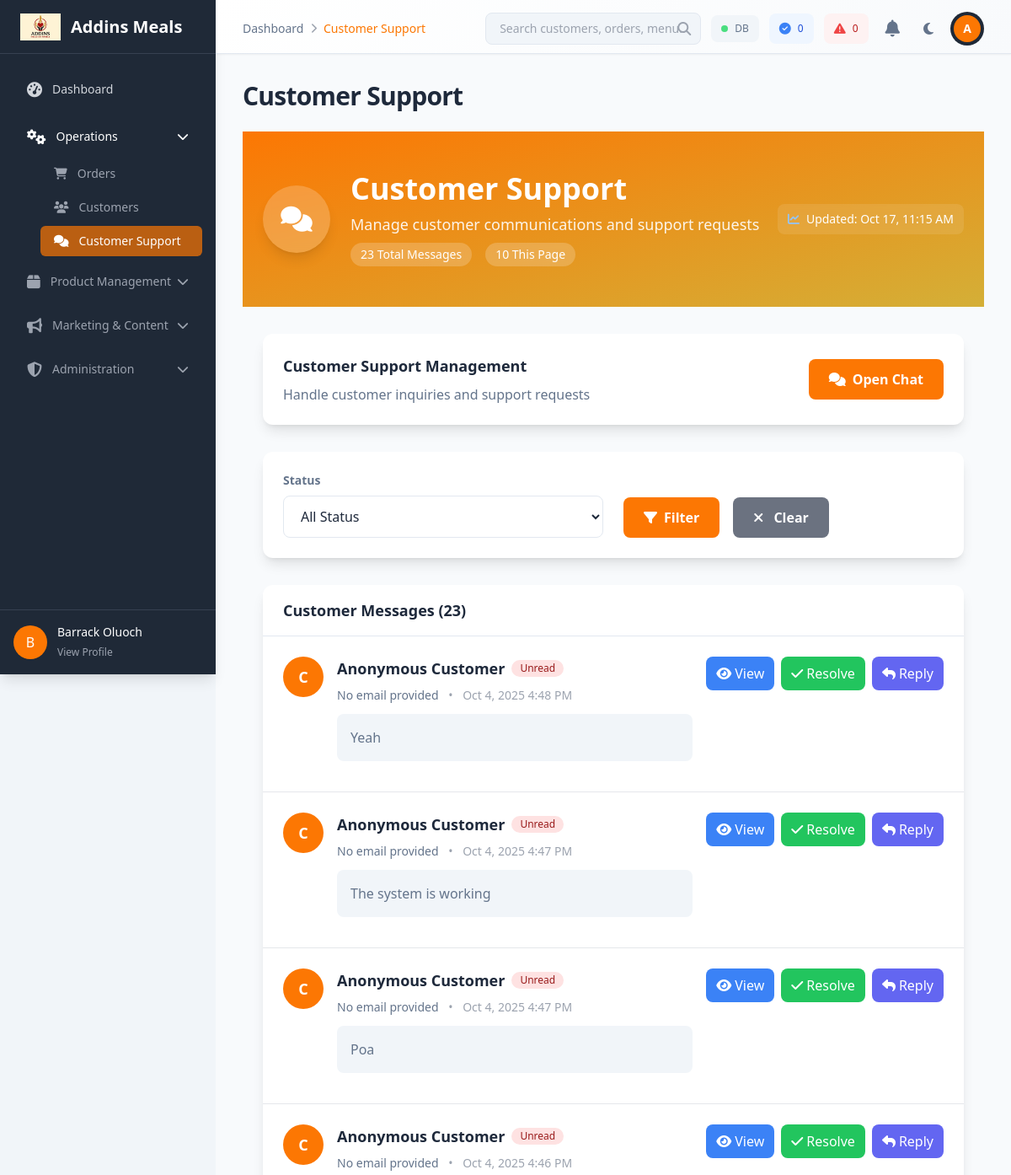
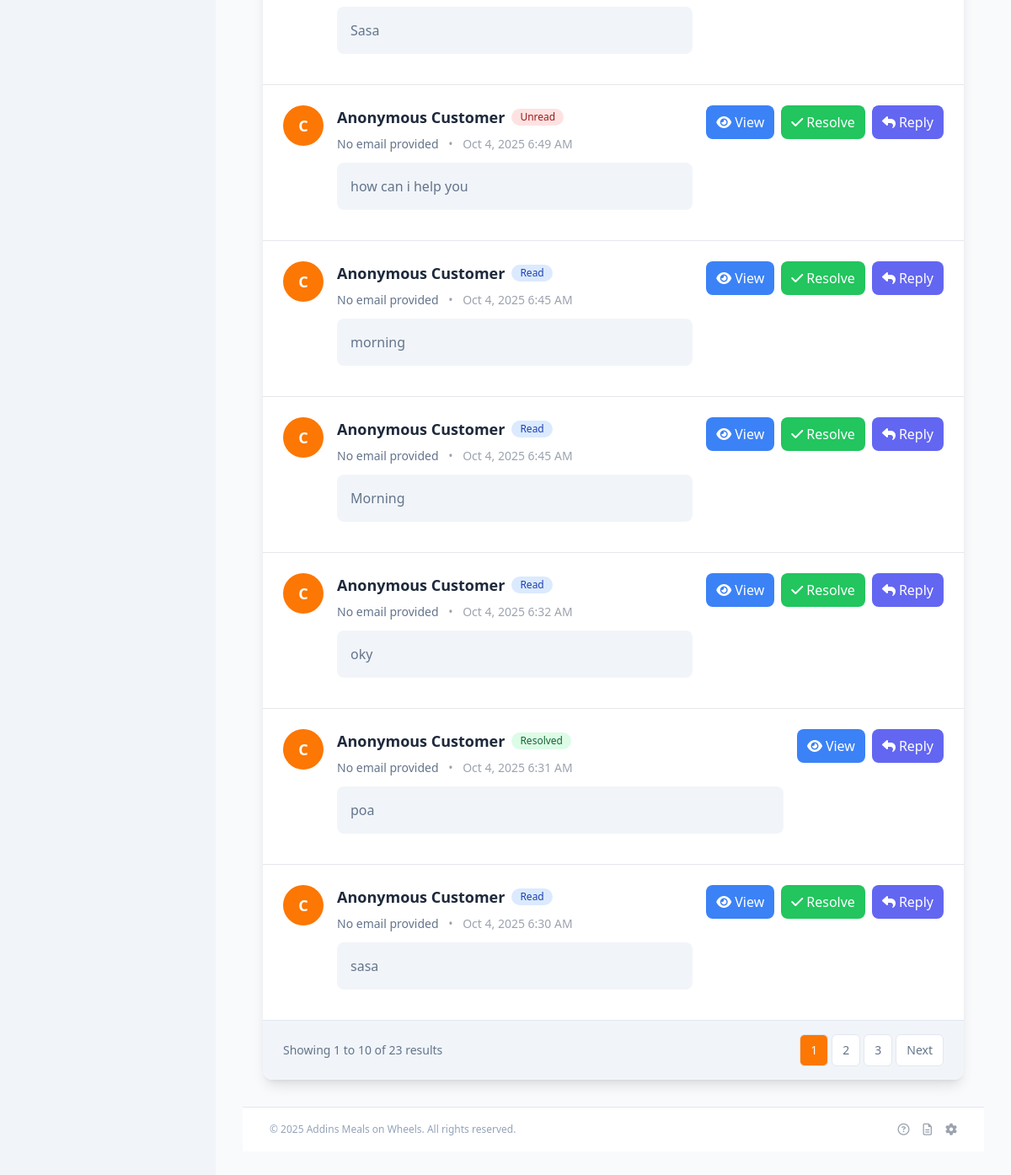
/admin/customer_support.php (signed in), run on an earlier commit of the app's database (2 pictures, top to bottom).
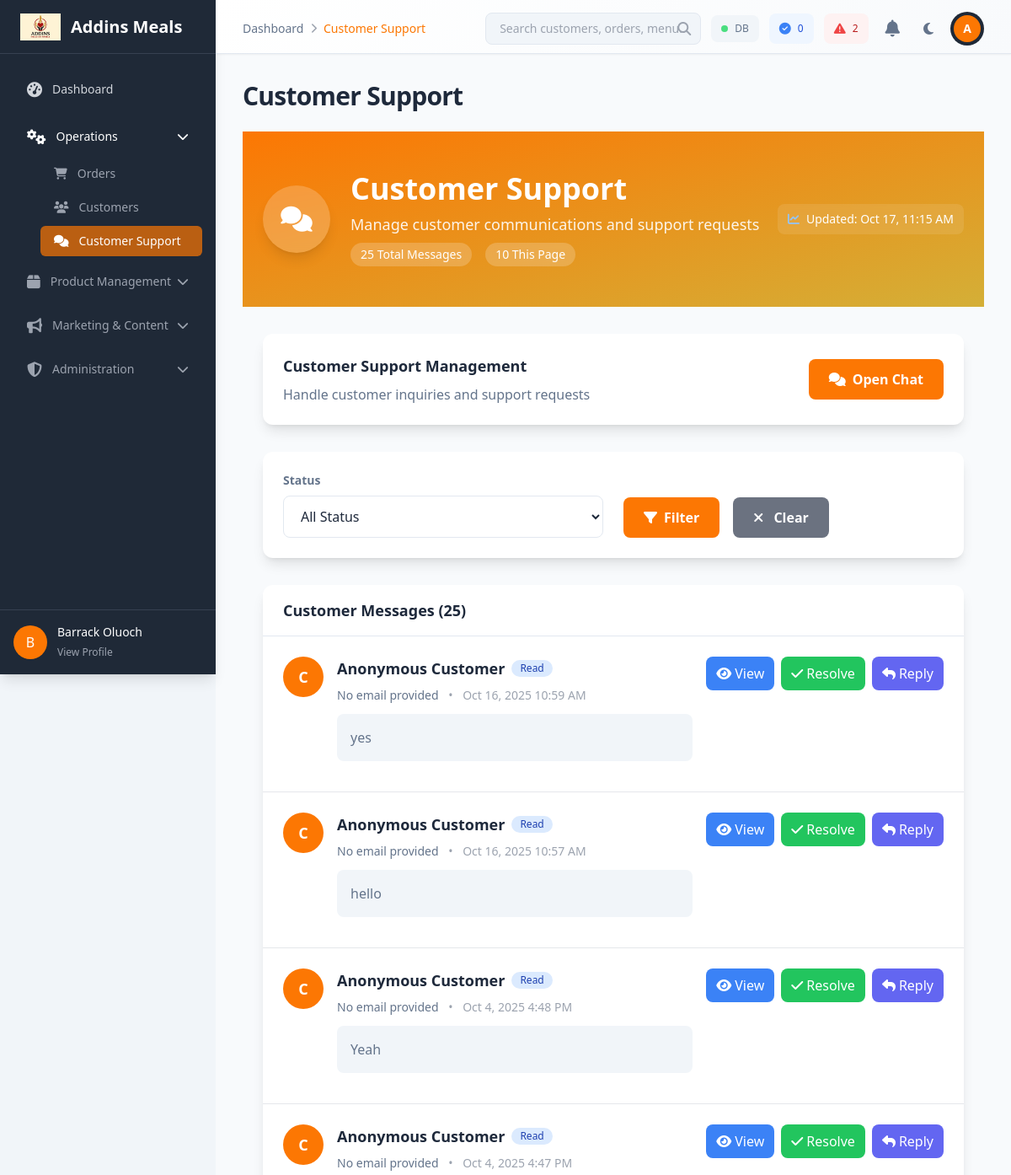
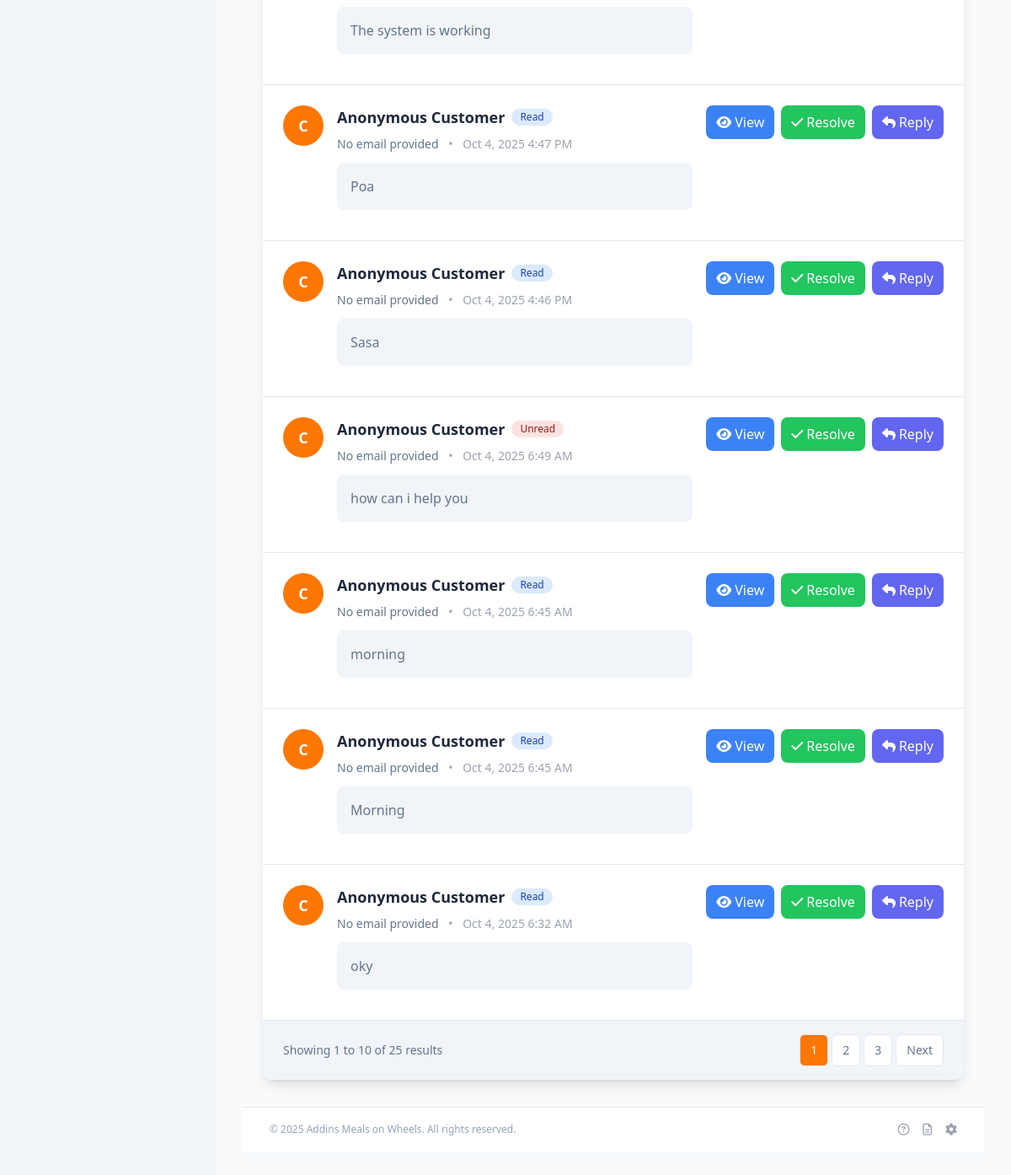
And on a later commit of the database (2 pictures, top to bottom).
### tables this page shows
CREATE TABLE `customer_messages` (
  `id` int(11) NOT NULL,
  `customer_id` int(11) DEFAULT NULL,
  `customer_name` varchar(100) NOT NULL,
  `customer_email` varchar(100) NOT NULL,
  `subject` varchar(200) DEFAULT NULL,
  `message` text NOT NULL,
  `status` enum('unread','read','replied','resolved') DEFAULT 'unread',
  `response` text DEFAULT NULL,
  `admin_id` int(11) DEFAULT NULL,
  `created_at` timestamp NOT NULL DEFAULT current_timestamp(),
  `updated_at` timestamp NOT NULL DEFAULT current_timestamp() ON UPDATE current_timestamp()
);

### admin/includes/functions.php (called while the page is built, shortened)
<?php
function getCount($pdo, $table, $where = '') {
    try {
        $sql = "SELECT COUNT(*) as count FROM `$table`";
        if (!empty($where)) {
            $sql .= " WHERE $where";
        }
        $stmt = $pdo->query($sql);
        return (int)$stmt->fetch(PDO::FETCH_ASSOC)['count'];
    } catch (PDOException $e) {
        error_log("Error in getCount: " . $e->getMessage());
        return 0;
    }
}

### admin/customer_support.php (the view, shortened to what the changed rows need)
<?php
require_once __DIR__ . '/../admin/includes/config.php';
require_once __DIR__ . '/includes/functions.php';
$status_filter = $_GET['status'] ?? '';
$page = isset($_GET['page']) ? (int)$_GET['page'] : 1;
$per_page = 10;
$offset = ($page - 1) * $per_page;
$where_conditions = [];
$params = [];
$where_clause = !empty($where_conditions) ? 'WHERE ' . implode(' AND ', $where_conditions) : '';
$total_sql = "SELECT COUNT(*) as count FROM customer_messages $where_clause";
$total_stmt = $pdo->prepare($total_sql);
$total_stmt->execute($params);
$total_messages = (int)$total_stmt->fetch(PDO::FETCH_ASSOC)['count'];
$sql = "SELECT cm.*, u.name as customer_name, u.email as customer_email
        FROM customer_messages cm
        LEFT JOIN users u ON cm.customer_id = u.id
        $where_clause
        ORDER BY cm.created_at DESC
        LIMIT $offset, $per_page";
$stmt = $pdo->prepare($sql);
$stmt->execute($params);
$messages = $stmt->fetchAll(PDO::FETCH_ASSOC);
$total_pages = ceil($total_messages / $per_page);
$page_title = 'Customer Support';
require_once 'includes/header.php';
?>
<div class="bg-gradient-to-br from-primary via-primary-dark to-secondary text-white">
    <div class="container mx-auto px-6 py-12">
        <div class="flex flex-col lg:flex-row lg:items-center lg:justify-between">
            <div class="flex items-center space-x-6">
                <div>
                    <h1 class="text-3xl md:text-4xl font-bold mb-2">Customer Support</h1>
                    <div class="flex items-center space-x-4">
                        <span class="px-3 py-1 bg-white/20 backdrop-blur-sm rounded-full text-sm font-medium">
                            <?php echo $total_messages; ?> Total Messages
                        </span>
                        <span class="px-3 py-1 bg-white/20 backdrop-blur-sm rounded-full text-sm font-medium">
                            <?php echo count($messages); ?> This Page
                        </span>
                    </div>
                </div>
            </div>
        </div>
    </div>
</div>
<div class="container mx-auto px-6 py-8">
    <div class="bg-white rounded-xl shadow-lg overflow-hidden">
        <div class="px-6 py-4 border-b border-gray-200">
            <h2 class="text-lg font-semibold text-gray-900">Customer Messages (<?php echo $total_messages; ?>)</h2>
        </div>
        <?php if (empty($messages)): ?>
            <div class="p-12 text-center">
                <i class="fas fa-comments text-4xl text-gray-400 mb-4"></i>
                <h3 class="text-lg font-medium text-gray-900 mb-2">No messages found</h3>
                <p class="text-gray-500 mb-4">No customer messages match your current filters.</p>
                <a href="../chat.php" class="bg-primary hover:bg-primary-dark text-white px-6 py-3 rounded-lg font-semibold transition-colors duration-200 flex items-center mx-auto w-fit">
                    <i class="fas fa-comments mr-2"></i>
                    Start Chat
                </a>
            </div>
        <?php else: ?>
            <div class="divide-y divide-gray-200">
                <?php foreach ($messages as $message): ?>
                    <div class="p-6 hover:bg-gray-50 transition-colors duration-200">
                        <div class="flex items-start justify-between">
                            <div class="flex items-start space-x-4 flex-1">
                                <div class="flex-shrink-0">
                                    <div class="h-12 w-12 rounded-full bg-primary flex items-center justify-center text-white font-semibold text-lg">
                                        <?php echo strtoupper(substr($message['customer_name'] ?? 'C', 0, 1)); ?>
                                    </div>
                                </div>
                                <div class="flex-1 min-w-0">
                                    <div class="flex items-center space-x-2 mb-2">
                                        <h3 class="text-lg font-semibold text-gray-900">
                                            <?php echo htmlspecialchars($message['customer_name'] ?? 'Anonymous Customer'); ?>
                                        </h3>
                                        <span class="px-2.5 py-0.5 rounded-full text-xs font-medium <?php echo getMessageStatusBadgeClass($message['status']); ?>">
                                            <?php echo ucfirst($message['status'] ?? 'unread'); ?>
                                        </span>
                                    </div>
                                    <div class="text-sm text-gray-600 mb-3">
                                        <span class="font-medium"><?php echo htmlspecialchars($message['customer_email'] ?? 'No email provided'); ?></span>
                                        <span class="text-gray-400 mx-2">•</span>
                                        <span class="text-gray-400">
                                            <?php echo date('M j, Y g:i A', strtotime($message['created_at'])); ?>
                                        </span>
                                    </div>
                                    <div class="bg-gray-50 rounded-lg p-4 mb-3">
                                        <p class="text-gray-700 line-clamp-3">
                                            <?php echo htmlspecialchars(substr($message['message'] ?? '', 0, 200) . (strlen($message['message'] ?? '') > 200 ? '...' : '')); ?>
                                        </p>
                                    </div>
                                </div>
                            </div>
                            <div class="flex items-center space-x-2 ml-4">
                                <button onclick="viewMessage(<?php echo $message['id']; ?>)"
                                   class="bg-blue-500 hover:bg-blue-600 text-white px-3 py-2 rounded-lg font-medium transition-colors duration-200 flex items-center space-x-1"
                                   title="View Full Message">
                                    <i class="fas fa-eye"></i>
                                    <span class="hidden sm:inline">View</span>
                                </button>
                                <?php if (($message['status'] ?? 'unread') !== 'resolved'): ?>
                                    <form method="POST" class="inline">
                                        <button type="submit" name="update_message_status"
                                                class="bg-green-500 hover:bg-green-600 text-white px-3 py-2 rounded-lg font-medium transition-colors duration-200 flex items-center space-x-1"
                                                title="Mark as Resolved">
                                            <i class="fas fa-check"></i>
                                            <span class="hidden sm:inline">Resolve</span>
                                        </button>
                                    </form>
                                <?php endif; ?>
                                <button onclick="replyToMessage(<?php echo $message['id']; ?>)"
                                        class="bg-indigo-500 hover:bg-indigo-600 text-white px-3 py-2 rounded-lg font-medium transition-colors duration-200 flex items-center space-x-1"
                                        title="Send Response">
                                    <i class="fas fa-reply"></i>
                                    <span class="hidden sm:inline">Reply</span>
                                </button>
                            </div>
                        </div>
                    </div>
                <?php endforeach; ?>
            </div>
            <?php if ($total_pages > 1): ?>
                <div class="px-6 py-4 border-t border-gray-200 bg-gray-50">
                    <div class="flex items-center justify-between">
                        <div class="text-sm text-gray-700">
                            Showing <?php echo (($page - 1) * $per_page) + 1; ?> to <?php echo min($page * $per_page, $total_messages); ?> of <?php echo $total_messages; ?> results
                        </div>
                        <div class="flex space-x-1">
                            <?php for ($i = max(1, $page - 2); $i <= min($total_pages, $page + 2); $i++): ?>
                                <a href="?page=<?php echo $i; ?><?php echo !empty($status_filter) ? '&status=' . urlencode($status_filter) : ''; ?>"
                                   class="px-3 py-2 border <?php echo $i === $page ? 'bg-primary text-white' : 'border-gray-300 text-gray-700 bg-white hover:bg-gray-50'; ?> rounded-md text-sm font-medium">
                                    <?php echo $i; ?>
                                </a>
                            <?php endfor; ?>
                            <?php if ($page < $total_pages): ?>
                                <a href="?page=<?php echo $page + 1; ?><?php echo !empty($status_filter) ? '&status=' . urlencode($status_filter) : ''; ?>"
                                   class="px-3 py-2 border border-gray-300 rounded-md text-sm font-medium text-gray-700 bg-white hover:bg-gray-50">
                                    Next
                                </a>
                            <?php endif; ?>
                        </div>
                    </div>
                </div>
            <?php endif; ?>
        <?php endif; ?>
    </div>
</div>
<?php
require_once 'includes/footer.php';
?>
<?php
function getMessageStatusBadgeClass($status) {
    $classes = [
        'unread' => 'bg-red-100 text-red-800',
        'read' => 'bg-blue-100 text-blue-800',
        'replied' => 'bg-yellow-100 text-yellow-800',
        'resolved' => 'bg-green-100 text-green-800',
    ];
    return $classes[strtolower($status)] ?? 'bg-gray-100 text-gray-800';
}
?>

### admin/includes/header.php (shortened to what the changed rows need)
<?php
global $pdo;
$page_title = $page_title ?? 'Dashboard';
try {
    global $pdo;
} catch (Exception $e) {
    error_log("Unread notification count error: " . $e->getMessage());
    $notificationCount = 0;
}
try {
    global $pdo;
} catch (Exception $e) {
    error_log("Recent notifications error: " . $e->getMessage());
    $recentNotifications = [];
}
$systemStatus = [
    'database' => true,
    'orders_today' => 0,
    'pending_orders' => 0,
    'server_load' => 'normal'
];
try {
    global $pdo;
    if (function_exists('getCount')) {
        $systemStatus['orders_today'] = getCount($pdo, 'orders', "status = 'completed' AND DATE(created_at) = CURDATE()");
        $systemStatus['pending_orders'] = getCount($pdo, 'orders', 'status = "pending"');
    } else {
        error_log("Warning: getCount function not found or defined in header.php context.");
    }
} catch (PDOException $e) {
    error_log("System status info error: " . $e->getMessage());
    $systemStatus['database'] = false;
}
$currentPage = basename($_SERVER['PHP_SELF'], '.php');
$breadcrumbs = [];
switch($currentPage) {
    case 'customer_support':
        $breadcrumbs = [
            ['name' => 'Dashboard', 'url' => 'dashboard.php', 'current' => false],
            ['name' => 'Customer Support', 'url' => 'customer_support.php', 'current' => true]
        ];
        break;
}
?>
<!DOCTYPE html>
<html lang="en">
<head>
    <script src="https://cdn.tailwindcss.com"></script>
    <link href="https://cdn.jsdelivr.net/npm/sweetalert2@11/dist/sweetalert2.min.css" rel="stylesheet">
    <link rel="stylesheet" href="https://cdnjs.cloudflare.com/ajax/libs/font-awesome/6.4.0/css/all.min.css" xintegrity="sha512-iecdLmaskl7CVkqkXNQ/ZH/XLlvWZOJyj7Yy7tcenmpD1ypASozpmT/E0iPtmFIB46ZmdtAc9eNBvH0H/ZpiBw==" />
</head>
<body class="bg-gray-100" x-data="{ sidebarOpen: false }" :class="sidebarOpen ? 'noscroll' : ''">
    <div class="main-content">
        <header class="bg-dark shadow-sm header border-b border-gray-200 header-container">
            <div class="max-w-full px-4 py-3 sm:px-6 lg:px-8">
                <div class="flex flex-col lg:flex-row lg:items-center lg:justify-between space-y-4 lg:space-y-0">
                    <div class="flex items-center justify-between w-full lg:w-auto">
                        <div class="flex items-center space-x-4">
                            <nav class="hidden sm:flex items-center space-x-2 text-sm">
                                <?php foreach ($breadcrumbs as $index => $breadcrumb): ?>
                                    <?php if (!$breadcrumb['current']): ?>
                                        <a href="<?php echo $breadcrumb['url']; ?>"
                                           class="breadcrumb-item text-gray-600 hover:text-primary transition-colors duration-200">
                                            <?php echo htmlspecialchars($breadcrumb['name']); ?>
                                        </a>
                                        <?php if ($index < count($breadcrumbs) - 1): ?>
                                            <i class="fas fa-chevron-right text-gray-400 text-xs"></i>
                                        <?php endif; ?>
                                    <?php else: ?>
                                        <span class="breadcrumb-item current text-primary font-medium"><?php echo htmlspecialchars($breadcrumb['name']); ?></span>
                                    <?php endif; ?>
                                <?php endforeach; ?>
                            </nav>
                        </div>
                    </div>
                    <div class="flex items-center justify-between lg:justify-end space-x-3 w-full lg:w-auto">
                        <div class="hidden lg:flex items-center space-x-3">
                            <div class="flex items-center space-x-2 px-3 py-2 bg-red-50 dark:bg-red-900 rounded-lg">
                                <i class="fas fa-exclamation-triangle text-red-500 text-sm"></i>
                                <span class="text-xs font-medium text-red-700 dark:text-red-300" title="Orders Pending"><?php echo $systemStatus['pending_orders']; ?></span>
                            </div>
                        </div>
                    </div>
                </div>
            </div>
        </header>
        <div class="content-container">
            <div class="p-4 sm:p-6 lg:p-8">
                <h1 class="text-3xl font-bold tracking-tight text-gray-900 dark:text-white mb-6 hidden sm:block">
                    <?php echo htmlspecialchars($page_title); ?>
                </h1>

What changed in the data, as far as the page shows it:
no longer on this page (row unchanged): customer_messages: customer_name "C", customer_name "Anonymous Customer", status "Resolved", customer_email "No email provided", created_at "Oct 4, 2025 6:31 AM", message "poa"
no longer on this page (row unchanged): customer_messages: customer_name "C", customer_name "Anonymous Customer", status "Read", customer_email "No email provided", created_at "Oct 4, 2025 6:30 AM", message "sasa"
added customer_messages: customer_name "C", customer_name "Anonymous Customer", status "Read", customer_email "No email provided", created_at "Oct 16, 2025 10:59 AM", message "yes"
added customer_messages: customer_name "C", customer_name "Anonymous Customer", status "Read", customer_email "No email provided", created_at "Oct 16, 2025 10:57 AM", message "hello"
changed customer_messages "Yeah": status "Unread" → "Read"
changed customer_messages "The system is working": status "Unread" → "Read"
changed customer_messages "Poa": status "Unread" → "Read"
changed customer_messages "Sasa": status "Unread" → "Read"
Also different on the page:
$systemStatus['pending_orders']: "0" → "2"
$total_messages: "23" → "25"
